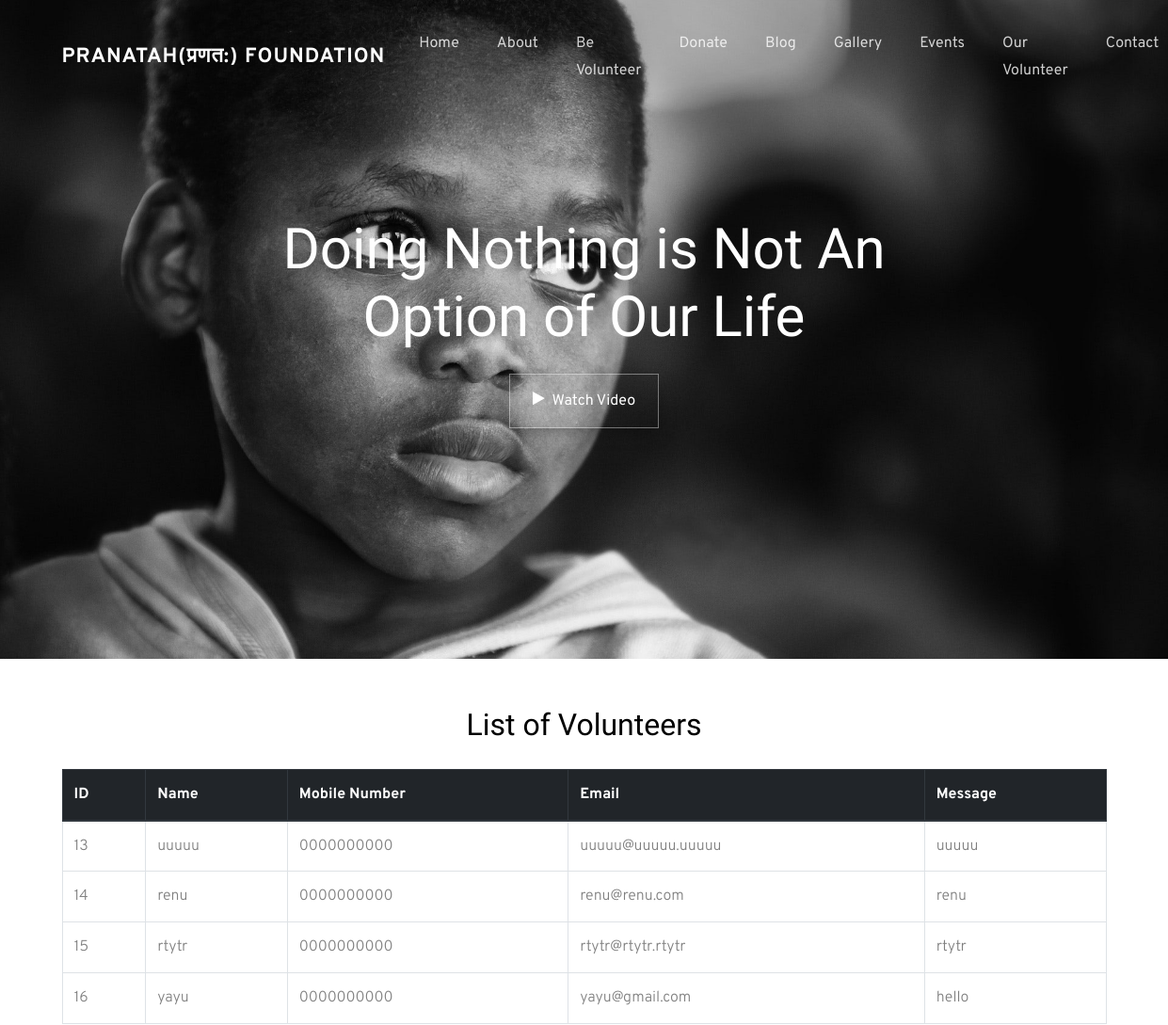
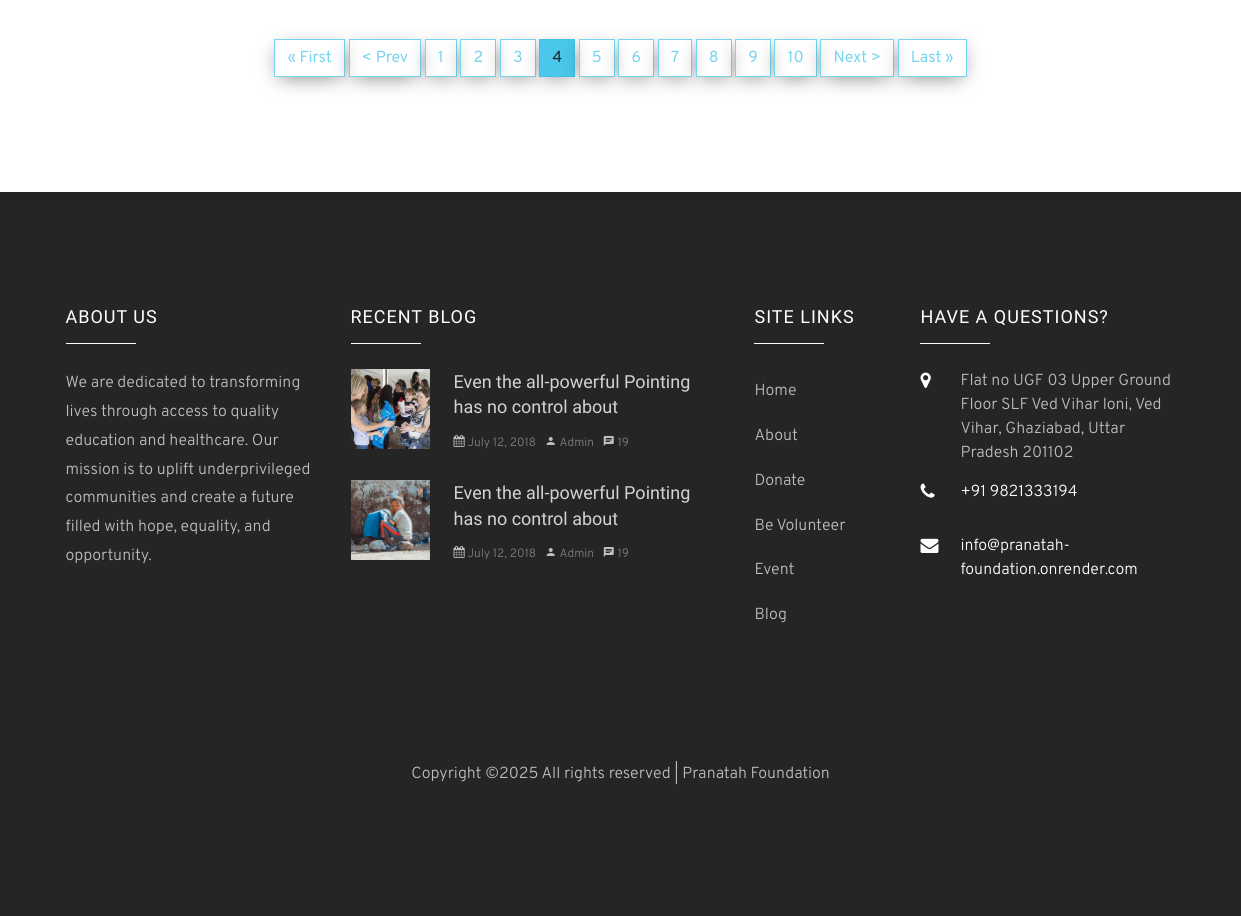
The app's page /volunteers/?page=4 with its own data (2 pictures, top to bottom).
### main/models.py (models this page shows, shortened)
class Volunteer(models.Model):
    name = models.CharField(max_length=255)
    mobile_number = models.CharField(max_length=10)  # Mobile number (mandatory)
    email = models.EmailField(blank=True, null=True)  # Make email optional
    message = models.TextField()

### main/views.py (the view)
# urls.py: path("volunteers/", volunteer_list, name="volunteer_list"),
def volunteer_list(request):
    volunteers = Volunteer.objects.all()  # Get all volunteers
    paginator = Paginator(volunteers, 4)  # Show 5 volunteers per page
    page_number = request.GET.get('page')  # Get page number from URL
    page_obj = paginator.get_page(page_number)  # Get the page object
    return render(request, 'volunteer_list.html', {'page_obj': page_obj})

### main/templates/volunteer_list.html (shortened to what this page needs)
{% extends 'base.html' %}
{% load static %}
    {% block content %}
    <div class="hero-wrap" style="background-image: url({% static 'images/bg_7.jpg' %});" data-stellar-background-ratio="0.5">
      <div class="container">
        <div class="row no-gutters slider-text align-items-center justify-content-center" data-scrollax-parent="true">
          <div class="col-md-7 ftco-animate text-center" data-scrollax=" properties: { translateY: '70%' }">
            <h1 class="mb-4" data-scrollax="properties: { translateY: '30%', opacity: 1.6 }">Doing Nothing is Not An Option of Our Life</h1>
            <p data-scrollax="properties: { translateY: '30%', opacity: 1.6 }">
              <a href="https://vimeo.com/45830194" class="btn btn-white btn-outline-white px-4 py-3 popup-vimeo">
                <span class="icon-play mr-2"></span>Watch Video
              </a>
            </p>
          </div>
        </div>
      </div>
    </div>
    <div class="container mt-5">
      <h2 class="text-center mb-4">List of Volunteers</h2>
      <div class="table-responsive">
        <table class="table table-hover table-bordered">
          <thead class="thead-dark">
            <tr>
              <th>ID</th>
              <th>Name</th>
              <th>Mobile Number</th>
              <th>Email</th>
              <th>Message</th>
            </tr>
          </thead>
          <tbody>
            {% for volunteer in page_obj %}
            <tr>
              <td>{{ volunteer.id }}</td>
              <td>{{ volunteer.name }}</td>
              <td>{{ volunteer.mobile_number }}</td>
              <td>{{ volunteer.email }}</td>
              <td>{{ volunteer.message }}</td>
            </tr>
            {% empty %}
            <tr>
              <td colspan="4" class="text-center">No volunteers have signed up yet.</td>
            </tr>
            {% endfor %}
          </tbody>
        </table>
      </div>
      <div class="pagination-container text-center mt-4">
        {% if page_obj.has_previous %}
          <a href="?page=1" class="btn btn-outline-primary">&laquo; First</a>
          <a href="?page={{ page_obj.previous_page_number }}" class="btn btn-outline-primary">&#60; Prev</a>
        {% endif %}
        {% for num in page_obj.paginator.page_range %}
          {% if page_obj.number == num %}
            <span class="btn btn-primary active">{{ num }}</span>
          {% else %}
            <a href="?page={{ num }}" class="btn btn-outline-primary">{{ num }}</a>
          {% endif %}
        {% endfor %}
        {% if page_obj.has_next %}
          <a href="?page={{ page_obj.next_page_number }}" class="btn btn-outline-primary">Next &#62;</a>
          <a href="?page={{ page_obj.paginator.num_pages }}" class="btn btn-outline-primary">Last &raquo;</a>
        {% endif %}
      </div>
    </div>
    <br><br><br><br>
    {% endblock %}

### main/static/css/icomoon.css (style rules this page uses)
[class^="icon-"], [class*=" icon-"] { font-family: 'icomoon' !important; speak: none; font-style: normal; font-weight: normal; font-variant: normal; text-transform: none; line-height: 1; -webkit-font-smoothing: antialiased; -moz-osx-font-smoothing: grayscale; }
.icon-play:before { content: "\f04b"; }

### records on screen
Volunteer: id "13", name "uuuuu", mobile_number "0000000000", email "uuuuu@uuuuu.uuuuu", message "uuuuu"
Volunteer: id "14", name "renu", mobile_number "0000000000", email "renu@renu.com", message "renu"
Volunteer: id "15", name "rtytr", mobile_number "0000000000", email "rtytr@rtytr.rtytr", message "rtytr"
Volunteer: id "16", name "yayu", mobile_number "0000000000", email "yayu@gmail.com", message "hello"

### other values on screen
{{ num }} "1" "2" "3" "5" "6" "7" "8" "9" "10"
{{ num }} "4"
